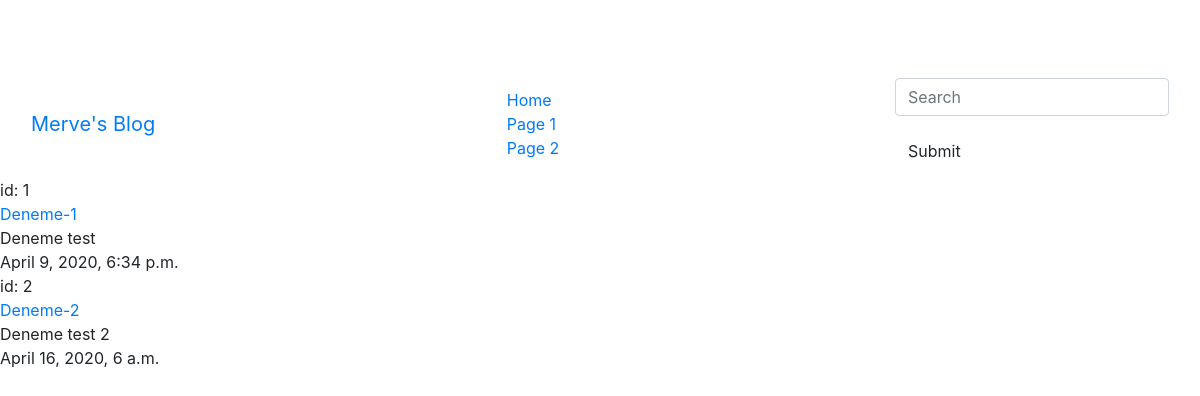
The app's page /post/index/, older data.
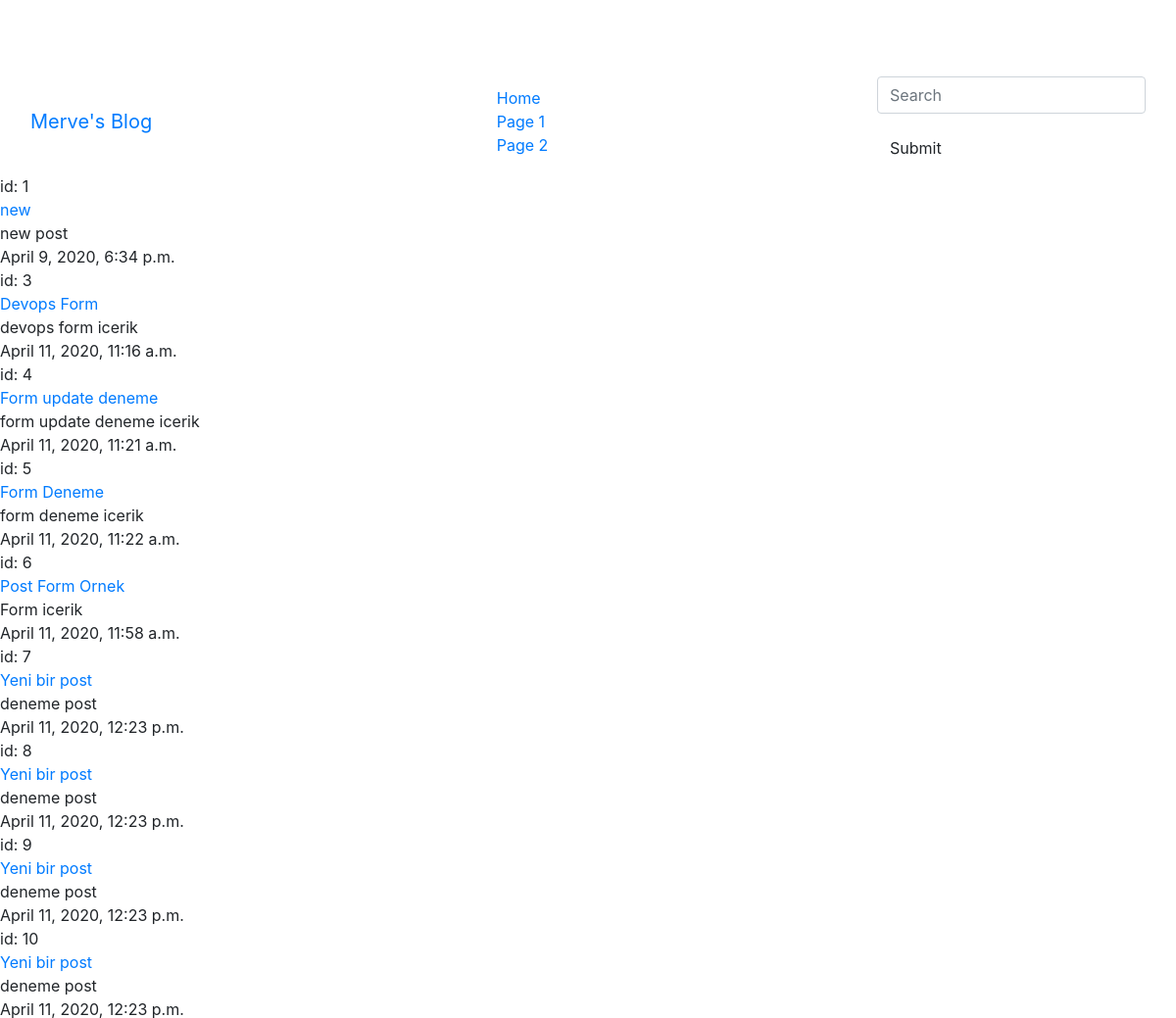
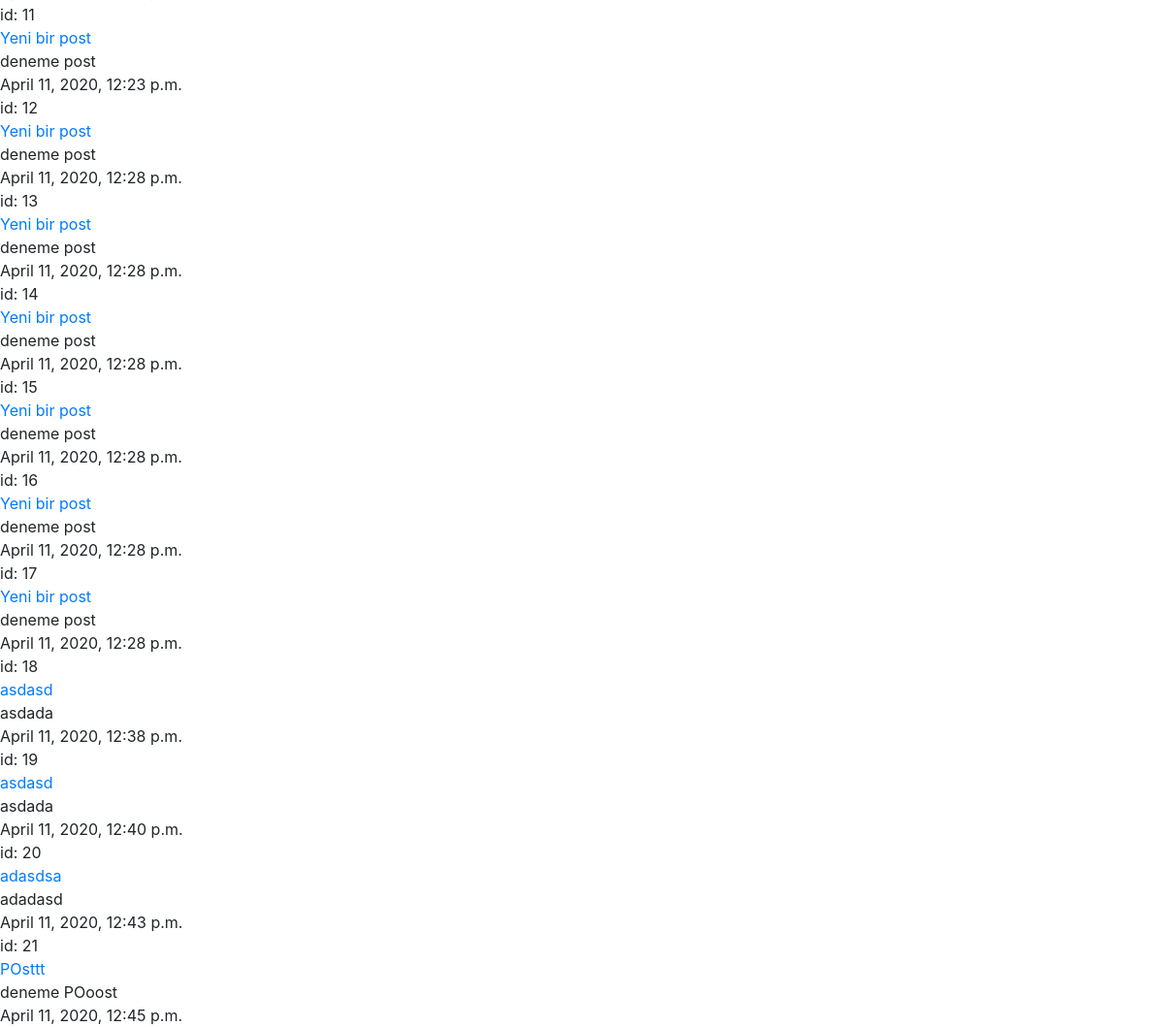
The same page, newer data (2 pictures, top to bottom).
### post/models.py (models this page shows, shortened)
class Post(models.Model):
    title = models.CharField(max_length=100)
    content = models.TextField()
    published_date = models.DateTimeField(auto_now_add=True)
    def get_absolute_url(self):
        return reverse('post:detail', kwargs={'id': self.id})

### post/views.py (the view)
# urls.py: path('index/', post_index, name='index'),
def post_index(request):
    posts = Post.objects.all()
    return render(request, 'post/index.html', {'posts': posts})

### post/templates/post/index.html
{% extends 'base.html' %}
{% load static %}
{% block body %}
        {% for post in posts %}
           id: {{ post.id }} <br>
            <a href="{{ post.get_absolute_url }}" >{{ post.title }}</a> <br>
            {{ post.content }} <br>
            {{ post.published_date }} <br>
        {% endfor %}
{% endblock %}

### post/templates/base.html (shortened to what this page needs)
{% load static %}
<!DOCTYPE html>
<html lang="en">
<head>
    <link rel="stylesheet" href="{% static 'css/bootstrap.min.css' %}">
    <link rel="stylesheet" href="{% static 'css/style.css' %}">
</head>
<body>
    {% include 'header.html' %}
    {% block body %}
    {% endblock %}
</body>
</html>

### post/templates/header.html
<nav class="navbar navbar-inverse">
  <div class="container-fluid">
    <div class="navbar-header">
      <a class="navbar-brand" href="{% url 'post:index' %}">Merve's Blog</a>
    </div>
    <ul class="nav navbar-nav">
      <li class="active"><a href="#">Home</a></li>
      <li><a href="#">Page 1</a></li>
      <li><a href="#">Page 2</a></li>
    </ul>
    <form class="navbar-form navbar-left" action="/action_page.php">
      <div class="form-group">
        <input type="text" class="form-control" placeholder="Search">
      </div>
      <button type="submit" class="btn btn-default">Submit</button>
    </form>
  </div>
</nav>

### post/static/css/style.css (style rules this page uses)
body { padding-top: 70px; }

Row changes from the older to the newer data that the page shows:
removed Post: id "2", title "Deneme-2", content "Deneme test 2", published_date "April 16, 2020, 6 a.m."
changed Post id 1: title "Deneme-1" → "new"; content "Deneme test" → "new post"
added Post: id "3", title "Devops Form", content "devops form icerik", published_date "April 11, 2020, 11:16 a.m."
added Post: id "4", title "Form update deneme", content "form update deneme icerik", published_date "April 11, 2020, 11:21 a.m."
added Post: id "5", title "Form Deneme", content "form deneme icerik", published_date "April 11, 2020, 11:22 a.m."
added Post: id "6", title "Post Form Ornek", content "Form icerik", published_date "April 11, 2020, 11:58 a.m."
added Post: id "7", title "Yeni bir post", content "deneme post", published_date "April 11, 2020, 12:23 p.m."
added Post: id "8", title "Yeni bir post", content "deneme post", published_date "April 11, 2020, 12:23 p.m."
added Post: id "9", title "Yeni bir post", content "deneme post", published_date "April 11, 2020, 12:23 p.m."
added Post: id "10", title "Yeni bir post", content "deneme post", published_date "April 11, 2020, 12:23 p.m."
added Post: id "11", title "Yeni bir post", content "deneme post", published_date "April 11, 2020, 12:23 p.m."
added Post: id "12", title "Yeni bir post", content "deneme post", published_date "April 11, 2020, 12:28 p.m."
added Post: id "13", title "Yeni bir post", content "deneme post", published_date "April 11, 2020, 12:28 p.m."
added Post: id "14", title "Yeni bir post", content "deneme post", published_date "April 11, 2020, 12:28 p.m."
added Post: id "15", title "Yeni bir post", content "deneme post", published_date "April 11, 2020, 12:28 p.m."
added Post: id "16", title "Yeni bir post", content "deneme post", published_date "April 11, 2020, 12:28 p.m."
added Post: id "17", title "Yeni bir post", content "deneme post", published_date "April 11, 2020, 12:28 p.m."
added Post: id "18", title "asdasd", content "asdada", published_date "April 11, 2020, 12:38 p.m."
added Post: id "19", title "asdasd", content "asdada", published_date "April 11, 2020, 12:40 p.m."
added Post: id "20", title "adasdsa", content "adadasd", published_date "April 11, 2020, 12:43 p.m."
added Post: id "21", title "POsttt", content "deneme POoost", published_date "April 11, 2020, 12:45 p.m."
